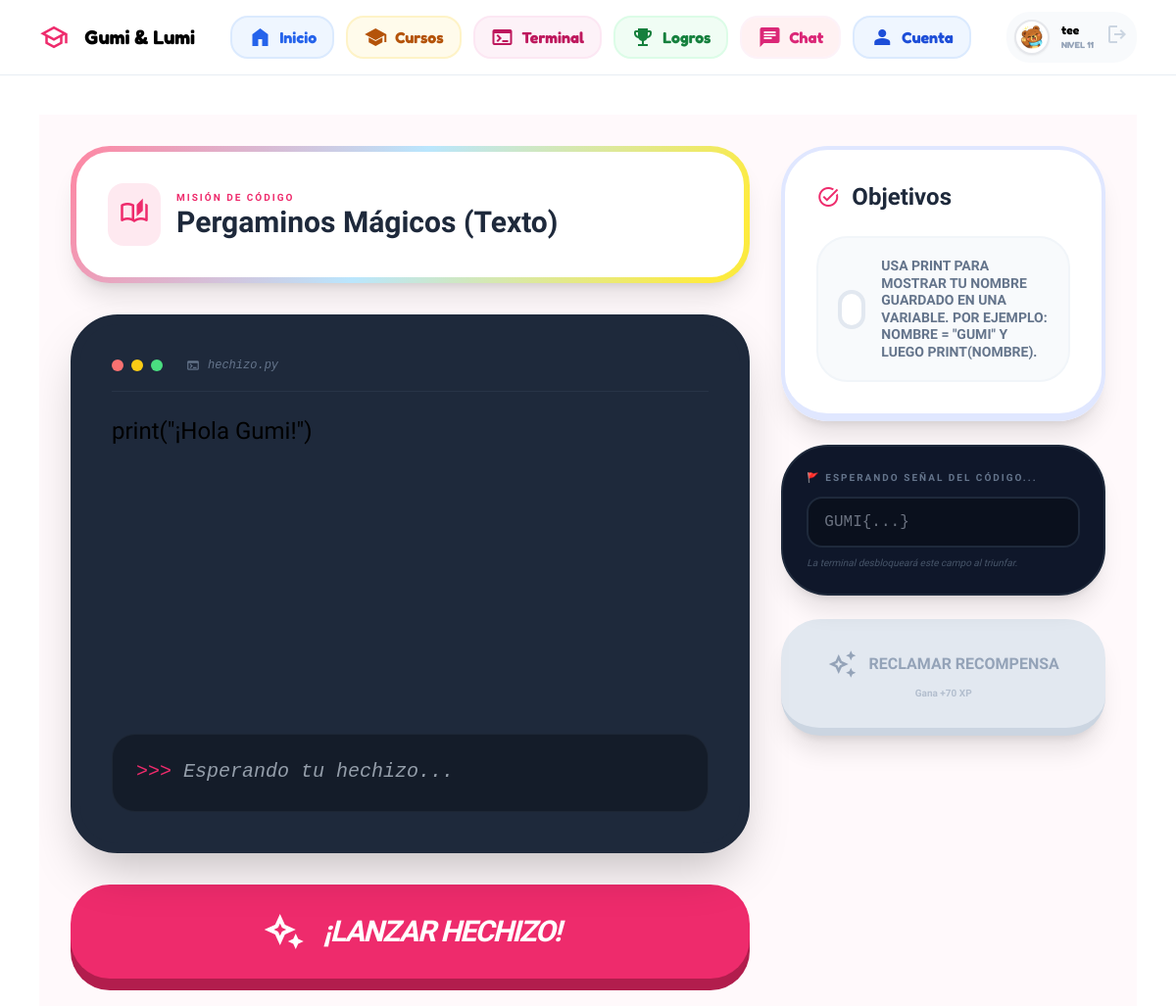
Page /terminal/mision/35/ (signed in) on the committed database.
### core/models.py (models this page shows, shortened)
class Profile(models.Model):
    AVATAR_CHOICES = [
        ('gumi', 'Gumi (Osito)'),
        ('lumi', 'Lumi (Conejo)'),
    ]
    user = models.OneToOneField(User, on_delete=models.CASCADE, related_name="profile")
    avatar = models.CharField(max_length=10, choices=AVATAR_CHOICES, default='gumi')
    nickname = models.CharField(max_length=50, blank=True)
    phone = models.CharField(max_length=15, blank=True)
    xp = models.IntegerField(default=0)
    cursos_inscritos = models.ManyToManyField('Course', blank=True, related_name="estudiantes")
    @property
    def level(self):
        return (self.xp // 100) + 1

class Lesson(models.Model):
    course = models.ForeignKey(Course, on_delete=models.CASCADE, related_name="lessons")
    title = models.CharField(max_length=200)
    order = models.PositiveIntegerField(default=1)
    objetivo_1 = models.CharField(max_length=300, blank=True, null=True)
    is_active = models.BooleanField(default=True)
    is_bonus = models.BooleanField(default=False)
    content = models.TextField(help_text="Texto principal de la misión/lección")
    subtitle_teoria = models.CharField(max_length=200, default="¡Las variables son cajas mágicas!")
    image_lumi = models.ImageField(upload_to='lessons/', blank=True, null=True)
    codigo_meta = models.CharField(max_length=100, default="print")
    flag_secreta = models.CharField(max_length=100, default="GUMI{HOLA_MUNDO}")
    xp_leccion = models.IntegerField(default=50)
    lumi_tip = models.TextField(
        blank=True,
        null=True,
        help_text="Consejo que dará Gumi/Lumi si el usuario falla mucho"
    )
    quiz_pregunta = models.CharField(max_length=255, default="¿Cómo guardarías el nombre en una variable?")
    opcion_correcta = models.CharField(max_length=100, default='nombre = "Gumi"')
    opcion_incorrecta_1 = models.CharField(max_length=100, default='gumi = bear')
    opcion_incorrecta_2 = models.CharField(max_length=100, default='"Gumi" = nombre')

### core/views.py (the view)
# urls.py: path('terminal/mision/<int:lesson_id>/', views.lesson_terminal_view, name='lesson_terminal'),
@login_required
def lesson_terminal_view(request, lesson_id):
    lesson = get_object_or_404(Lesson, id=lesson_id)
    leccion_anterior = Lesson.objects.filter(
        course=lesson.course,
        order__lt=lesson.order
    ).order_by('-order').first()
    if leccion_anterior:
        progreso_anterior = UserLessonProgress.objects.filter(
            user=request.user,
            lesson=leccion_anterior,
            completed=True
        ).exists()
        if not progreso_anterior:
            messages.warning(request, "⚠️ Acceso denegado: Debes descifrar la misión anterior primero.")
            return redirect('dashboard')
    progreso_actual = UserLessonProgress.objects.filter(
        user=request.user,
        lesson=lesson
    ).first()
    ya_completada = progreso_actual.completed if progreso_actual else False
    context = {
        'lesson': lesson,
        'ya_completada': ya_completada,
        'xp_recompensa': lesson.xp_leccion if hasattr(lesson, 'xp_leccion') else 100,
        'modulo_nombre': lesson.course.title if lesson.course else "Misión Independiente",
    }
    return render(request, 'core/terminal_leccion.html', context)

### core/context_processors.py (called while the page is built)
def global_context(request):
    if request.user.is_authenticated:
        ultimo = UserLessonProgress.objects.filter(user=request.user, completed=True).order_by('-completed_at').first()
        if ultimo:
            proxima = Lesson.objects.filter(course=ultimo.lesson.course, order__gt=ultimo.lesson.order).first()
            if not proxima:
                proxima = Lesson.objects.exclude(course=ultimo.lesson.course).first()
        else:
            proxima = Lesson.objects.order_by('course__id', 'order').first()
        return {'proxima_leccion': proxima}
    return {}

### core/templates/core/terminal_leccion.html (shortened to what this page needs)
{% extends 'base/base_private.html' %}
{% load static %}
{% block content %}
<div class="bg-[#fff9fb] min-h-screen relative overflow-hidden p-4 md:p-8">
    <div id="magic-background" class="fixed inset-0 pointer-events-none z-0"></div>
    <main class="relative z-10 max-w-[1400px] mx-auto grid grid-cols-1 lg:grid-cols-12 gap-8">
        <div class="lg:col-span-8 space-y-8">
            <div class="rainbow-card rounded-[2.5rem] p-6 md:p-8 bg-white shadow-xl flex items-center justify-between">
                <div class="flex items-center gap-4">
                    <div class="bg-primary/10 text-primary p-3 rounded-2xl">
                        <span class="material-symbols-outlined text-3xl">auto_stories</span>
                    </div>
                    <div>
                        <p class="text-[10px] font-black text-primary uppercase tracking-[0.2em]">Misión de Código</p>
                        <h2 class="text-3xl font-black text-slate-800">{{ lesson.title }}</h2>
                    </div>
                </div>
            </div>
            <div class="glass-card bg-[#1e293b] rounded-[3rem] p-8 shadow-2xl border-[10px] border-slate-800 flex flex-col min-h-[550px] relative">
                <div class="flex items-center gap-2 mb-6 border-b border-slate-700/50 pb-4">
                    <div class="w-3 h-3 rounded-full bg-red-400"></div>
                    <div class="w-3 h-3 rounded-full bg-yellow-400"></div>
                    <div class="w-3 h-3 rounded-full bg-green-400"></div>
                    <span class="text-slate-500 text-xs font-mono ml-4 italic flex items-center gap-2">
                        <span class="material-symbols-outlined text-sm">terminal</span> hechizo.py
                    </span>
                </div>
                <div id="editor" class="flex-1 text-2xl rounded-xl" style="height: 350px;">print("¡Hola Gumi!")</div>
                <div class="mt-6 p-6 bg-black/30 rounded-3xl border border-slate-700/30">
                    <div id="consola-output" class="text-slate-300 font-mono text-xl min-h-[1.5em]">
                        <span class="text-primary animate-pulse">>>></span>
                        <span class="opacity-70 italic">Esperando tu hechizo...</span>
                    </div>
                </div>
            </div>
            <button id="boton-ejecutar" onclick="ejecutarPython()"
                class="w-full h-24 bg-primary hover:brightness-110 active:scale-95 transition-all rounded-[2.5rem] shadow-[0_12px_0_0_#b21d4d] flex items-center justify-center gap-4">
                <span class="material-symbols-outlined !text-5xl text-white">magic_button</span>
                <span class="text-3xl font-black text-white uppercase italic tracking-tighter">¡LANZAR HECHIZO!</span>
            </button>
        </div>
        <aside class="lg:col-span-4 space-y-6">
            <div class="glass-card p-8 border-b-8 border-indigo-100">
                <h3 class="text-2xl font-black text-slate-800 mb-6 flex items-center gap-3">
                    <span class="material-symbols-outlined text-primary font-variation-fill">task_alt</span>
                    Objetivos
                </h3>
                <div id="check-objetivo" class="flex items-center gap-4 p-5 rounded-[2rem] bg-slate-50 border-2 border-slate-100 transition-all duration-500">
                    <div id="circulo-check" class="size-10 rounded-full border-4 border-slate-200 flex items-center justify-center bg-white">
                        <span class="material-symbols-outlined text-white text-xl">check</span>
                    </div>
                    <p class="text-slate-500 font-black leading-tight text-sm uppercase">
                        {{ lesson.objetivo_1|default:"Escribe el código correctamente" }}
                    </p>
                </div>
            </div>
            <div id="ctf-input-zone" class="glass-card p-6 bg-slate-900 border-2 border-slate-800 transition-all duration-700">
    <label class="text-slate-500 font-black text-[10px] uppercase tracking-[0.2em] mb-3 block" id="label-flag">
        <span>🚩</span> Esperando señal del código...
    </label>
    <input id="input-flag-ctf" type="text" placeholder="GUMI{...}" disabled
        class="w-full bg-black/30 border-2 border-slate-800 rounded-2xl px-4 py-3 text-slate-600 font-mono outline-none transition-all cursor-not-allowed">
    <p class="text-slate-600 text-[10px] mt-2 italic">La terminal desbloqueará este campo al triunfar.</p>
</div>
<button id="btn-terminar-mision" onclick="marcarCompletada()" disabled
    class="w-full py-7 bg-slate-200 text-slate-400 font-black rounded-[2.5rem] flex flex-col items-center justify-center gap-1 cursor-not-allowed transition-all shadow-xl border-b-8 border-slate-300">
    <div class="flex items-center gap-3">
        <span class="material-symbols-outlined text-3xl">auto_awesome</span>
        RECLAMAR RECOMPENSA
    </div>
    <span class="text-[10px] opacity-60">Gana +{{ lesson.xp_leccion|default:"50" }} XP</span>
</button>
        </aside>
    </main>
</div>
{% endblock %}

### core/templates/base/header_private.html
{% load static %}
<div class="font-cute">
<header class="flex items-center justify-between border-b border-[#e8edf3] px-10 py-3 bg-white">
    <div class="flex items-center gap-4">
        <span class="material-symbols-outlined text-primary text-3xl">school</span>
        <h2 class="text-xl font-bold">Gumi & Lumi</h2>
    </div>
<nav class="flex items-center gap-3">
{% with current=request.resolver_match.url_name %}
<a href="{% url 'dashboard' %}"
   class="group flex items-center gap-2 px-5 py-2 rounded-full border-2 font-bold transition-all duration-300
   {% if current == 'dashboard' %}
      bg-soft-blue border-blue-500 text-blue-900 shadow-md
   {% else %}
      border-soft-blue text-soft-blue hover:bg-soft-blue hover:bg-pastel-blue hover:text-primary hover:-translate-y-1 hover:scale-105
   {% endif %}">
   <span class="material-symbols-outlined">home</span>
   Inicio
</a>
<a href="{% url 'courses' %}"
   class="group flex items-center gap-2 px-5 py-2 rounded-full border-2 font-bold transition-all duration-300
   {% if current == 'courses' %}
      bg-pastel-yellow border-star-yellow text-[#7a5c00] shadow-md
   {% else %}
      border-star-yellow text-[#a07800]  hover:-translate-y-1 hover:scale-105
   {% endif %}">
   <span class="material-symbols-outlined">school</span>
   Cursos
</a>
<a href="{% url 'terminal_libre' %}"
       class="group flex items-center gap-2 px-5 py-2 rounded-full border-2 font-bold transition-all duration-300
       {% if current == 'terminal_libre' %}
          bg-slate-700 border-slate-900 text-white shadow-md
       {% else %}
          border-slate-800 bg-slate-800 text-white hover:bg-slate-700 hover:-translate-y-1 hover:scale-105
       {% endif %}">
        <span class="material-symbols-outlined">terminal</span>
        Terminal
    </a>
<a href="{% url 'logros' %}"
   class="group flex items-center gap-2 px-5 py-2 rounded-full border-2 font-bold transition-all duration-300
   {% if current == 'logros' %}
      bg-pastel-green border-hill-green text-green-900 shadow-md
   {% else %}
      border-hill-green text-green-700 hover:bg-pastel-green hover:-translate-y-1 hover:scale-105
   {% endif %}">
   <span class="material-symbols-outlined">emoji_events</span>
   Logros
</a>
<a href="{% url 'chat' %}"
   class="group flex items-center gap-2 px-5 py-2 rounded-full border-2 font-bold transition-all duration-300
   {% if current == 'chat' %}
      bg-soft-pink border-primary-pink text-pink-900 shadow-md
   {% else %}
      border-soft-pink text-pink-700 hover:bg-soft-pink hover:text-pink-900 hover:-translate-y-1 hover:scale-105
   {% endif %}">
   <span class="material-symbols-outlined">chat</span>
   Chat
</a>
<a href="{% url 'account' %}"
   class="group flex items-center gap-2 px-5 py-2 rounded-full border-2 font-bold transition-all duration-300
   {% if current == 'account' %}
      bg-soft-blue border-primary text-blue-900 shadow-md
   {% else %}
      border-soft-blue text-blue-700 hover:bg-soft-blue hover:text-blue-900 hover:-translate-y-1 hover:scale-105
   {% endif %}">
   <span class="material-symbols-outlined">person</span>
   Cuenta
</a>
{% endwith %}
</nav>
    <div class="flex items-center gap-3 bg-slate-50 p-2 rounded-[1.5rem]">
        <div class="size-9 rounded-full bg-white border-2 shadow-sm overflow-hidden p-1">
            {% if user.profile.avatar == 'lumi' %}
                <img src="{% static 'core/img/lumi_icon.png' %}" class="w-full h-full object-contain">
            {% else %}
                <img src="{% static 'core/img/gumi_icon.png' %}" class="w-full h-full object-contain">
            {% endif %}
        </div>
        <div class="flex-1">
            <p class="text-xs font-black truncate">{{ user.username }}</p>
            <p class="text-[9px] font-bold text-slate-400 uppercase">Nivel {{ user.profile.level }}</p>
        </div>
        <a href="{% url 'logout' %}">
            <span class="material-symbols-outlined text-slate-300 hover:text-red-400">logout</span>
        </a>
    </div>
</header>
</div>

### core/templates/base/base_private.html (style rules this page uses)
.material-symbols-outlined { font-variation-settings: 'FILL' 0, 'wght' 400, 'GRAD' 0, 'opsz' 24; }
header nav .material-symbols-outlined, .navbar .material-symbols-outlined { font-variation-settings: 'FILL' 1, 'wght' 400, 'GRAD' 0, 'opsz' 24 !important; }
header nav a, .nav-item { opacity: 1 !important; font-weight: 800 !important; display: flex; align-items: center; gap: 8px; padding: 8px 16px !important; border-radius: 18px !important; transition: all 0.3s cubic-bezier(0.175, 0.885, 0.32, 1.275) !important; }
header nav a:nth-child(1), .nav-inicio { color: #2563eb !important; background: #eff6ff !important; border: 2px solid #dbeafe !important; }
header nav a:nth-child(2), .nav-cursos { color: #b45309 !important; background: #fffbeb !important; border: 2px solid #fef3c7 !important; }
header nav a:nth-child(3), .nav-terminal { color: #be185d !important; background: #fdf2f8 !important; border: 2px solid #fce7f3 !important; }
header nav a:nth-child(4), .nav-logros { color: #15803d !important; background: #f0fdf4 !important; border: 2px solid #dcfce7 !important; }
header nav a:nth-child(5), .nav-chat { color: #db2777 !important; background: #fff1f2 !important; border: 2px solid #fdf2f8 !important; }
header nav a:nth-child(6), .nav-cuenta { color: #1d4ed8 !important; background: #eff6ff !important; border: 2px solid #dbeafe !important; }

### rows in the picture
Lesson: title "Pergaminos Mágicos (Texto)", objetivo_1 "USA PRINT PARA MOSTRAR TU NOMBRE GUARDADO EN UNA VARIABLE. POR EJEMPLO: NOMBRE = \"GUMI\" Y LUEGO PRINT(NOMBRE).", xp_leccion "70"

### other values in the picture
{{ user.username }} "tee"
{{ user.profile.level }} "11"
